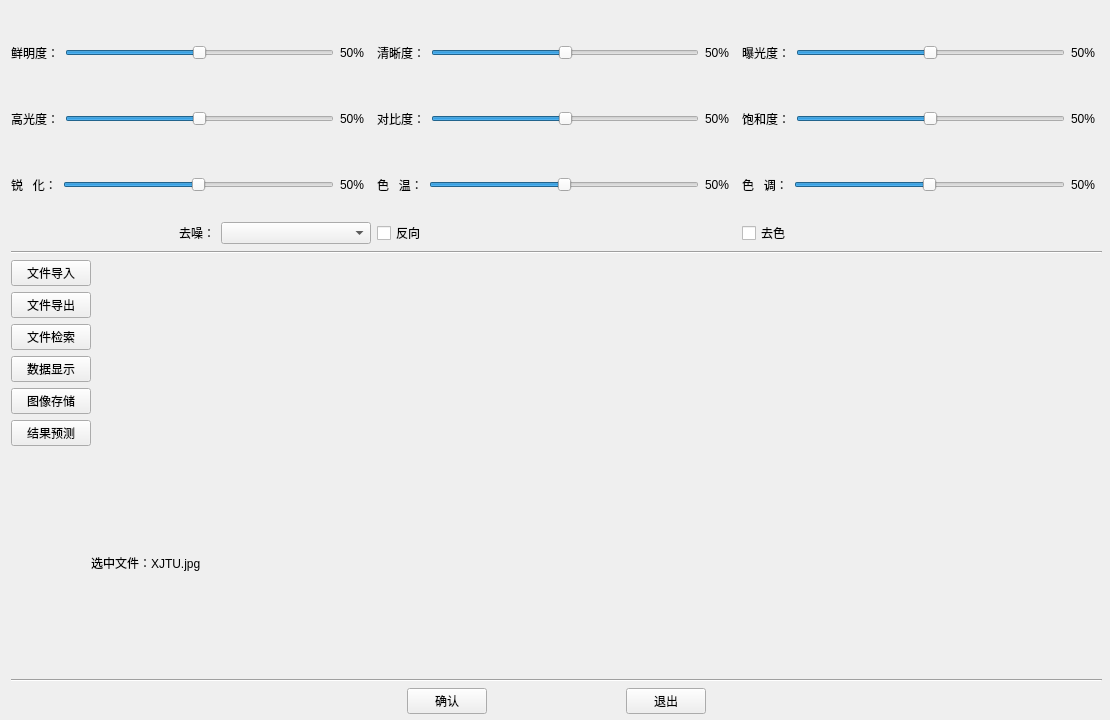
<?xml version="1.0" encoding="UTF-8"?>
<ui version="4.0">
 <class>first_page</class>
 <widget class="QWidget" name="first_page">
  <property name="geometry">
   <rect>
    <x>0</x>
    <y>0</y>
    <width>1110</width>
    <height>720</height>
   </rect>
  </property>
  <property name="windowTitle">
   <string>Form</string>
  </property>
  <widget class="QWidget" name="">
   <property name="geometry">
    <rect>
     <x>11</x>
     <y>23</y>
     <width>1091</width>
     <height>691</height>
    </rect>
   </property>
   <layout class="QVBoxLayout" name="verticalLayout">
    <item>
     <layout class="QGridLayout" name="gridLayout">
      <item row="0" column="0">
       <layout class="QHBoxLayout" name="m1_11">
        <item alignment="Qt::AlignLeft">
         <widget class="QLabel" name="bright_label">
          <property name="sizePolicy">
           <sizepolicy hsizetype="Expanding" vsizetype="Expanding">
            <horstretch>0</horstretch>
            <verstretch>0</verstretch>
           </sizepolicy>
          </property>
          <property name="text">
           <string>鲜明度：</string>
          </property>
         </widget>
        </item>
        <item>
         <widget class="QSlider" name="bright_slider">
          <property name="sizePolicy">
           <sizepolicy hsizetype="Expanding" vsizetype="Expanding">
            <horstretch>0</horstretch>
            <verstretch>0</verstretch>
           </sizepolicy>
          </property>
          <property name="maximum">
           <number>100</number>
          </property>
          <property name="value">
           <number>50</number>
          </property>
          <property name="orientation">
           <enum>Qt::Horizontal</enum>
          </property>
          <property name="tickPosition">
           <enum>QSlider::NoTicks</enum>
          </property>
          <property name="tickInterval">
           <number>1</number>
          </property>
         </widget>
        </item>
        <item>
         <widget class="QLabel" name="bright_per">
          <property name="text">
           <string>50%  </string>
          </property>
         </widget>
        </item>
       </layout>
      </item>
      <item row="0" column="1">
       <layout class="QHBoxLayout" name="m1_12">
        <item alignment="Qt::AlignLeft">
         <widget class="QLabel" name="clarity_label">
          <property name="sizePolicy">
           <sizepolicy hsizetype="Expanding" vsizetype="Expanding">
            <horstretch>0</horstretch>
            <verstretch>0</verstretch>
           </sizepolicy>
          </property>
          <property name="text">
           <string>清晰度：</string>
          </property>
         </widget>
        </item>
        <item>
         <widget class="QSlider" name="clarity_slider">
          <property name="sizePolicy">
           <sizepolicy hsizetype="Expanding" vsizetype="Expanding">
            <horstretch>0</horstretch>
            <verstretch>0</verstretch>
           </sizepolicy>
          </property>
          <property name="maximum">
           <number>100</number>
          </property>
          <property name="value">
           <number>50</number>
          </property>
          <property name="orientation">
           <enum>Qt::Horizontal</enum>
          </property>
         </widget>
        </item>
        <item>
         <widget class="QLabel" name="clarity_per">
          <property name="text">
           <string>50%  </string>
          </property>
         </widget>
        </item>
       </layout>
      </item>
      <item row="0" column="2">
       <layout class="QHBoxLayout" name="m1_13">
        <item alignment="Qt::AlignLeft">
         <widget class="QLabel" name="exposure_label">
          <property name="sizePolicy">
           <sizepolicy hsizetype="Expanding" vsizetype="Expanding">
            <horstretch>0</horstretch>
            <verstretch>0</verstretch>
           </sizepolicy>
          </property>
          <property name="text">
           <string>曝光度：</string>
          </property>
         </widget>
        </item>
        <item>
         <widget class="QSlider" name="exposure_slider">
          <property name="sizePolicy">
           <sizepolicy hsizetype="Expanding" vsizetype="Expanding">
            <horstretch>0</horstretch>
            <verstretch>0</verstretch>
           </sizepolicy>
          </property>
          <property name="minimum">
           <number>0</number>
          </property>
          <property name="maximum">
           <number>100</number>
          </property>
          <property name="value">
           <number>50</number>
          </property>
          <property name="orientation">
           <enum>Qt::Horizontal</enum>
          </property>
         </widget>
        </item>
        <item>
         <widget class="QLabel" name="exposure_per">
          <property name="text">
           <string>50%  </string>
          </property>
         </widget>
        </item>
       </layout>
      </item>
      <item row="1" column="0">
       <layout class="QHBoxLayout" name="m1_21">
        <item alignment="Qt::AlignLeft">
         <widget class="QLabel" name="highlight_label">
          <property name="sizePolicy">
           <sizepolicy hsizetype="Expanding" vsizetype="Expanding">
            <horstretch>0</horstretch>
            <verstretch>0</verstretch>
           </sizepolicy>
          </property>
          <property name="text">
           <string>高光度：</string>
          </property>
         </widget>
        </item>
        <item>
         <widget class="QSlider" name="highlight_slider">
          <property name="sizePolicy">
           <sizepolicy hsizetype="Expanding" vsizetype="Expanding">
            <horstretch>0</horstretch>
            <verstretch>0</verstretch>
           </sizepolicy>
          </property>
          <property name="maximum">
           <number>100</number>
          </property>
          <property name="value">
           <number>50</number>
          </property>
          <property name="orientation">
           <enum>Qt::Horizontal</enum>
          </property>
         </widget>
        </item>
        <item>
         <widget class="QLabel" name="highlight_per">
          <property name="text">
           <string>50%  </string>
          </property>
         </widget>
        </item>
       </layout>
      </item>
      <item row="1" column="1">
       <layout class="QHBoxLayout" name="m1_22">
        <item alignment="Qt::AlignLeft">
         <widget class="QLabel" name="contrast_label">
          <property name="sizePolicy">
           <sizepolicy hsizetype="Expanding" vsizetype="Expanding">
            <horstretch>0</horstretch>
            <verstretch>0</verstretch>
           </sizepolicy>
          </property>
          <property name="text">
           <string>对比度：</string>
          </property>
         </widget>
        </item>
        <item>
         <widget class="QSlider" name="contrast_slider">
          <property name="sizePolicy">
           <sizepolicy hsizetype="Expanding" vsizetype="Expanding">
            <horstretch>0</horstretch>
            <verstretch>0</verstretch>
           </sizepolicy>
          </property>
          <property name="maximum">
           <number>100</number>
          </property>
          <property name="value">
           <number>50</number>
          </property>
          <property name="orientation">
           <enum>Qt::Horizontal</enum>
          </property>
         </widget>
        </item>
        <item>
         <widget class="QLabel" name="contrast_per">
          <property name="text">
           <string>50%  </string>
          </property>
         </widget>
        </item>
       </layout>
      </item>
      <item row="1" column="2">
       <layout class="QHBoxLayout" name="m1_23">
        <item alignment="Qt::AlignLeft">
         <widget class="QLabel" name="saturation_label">
          <property name="sizePolicy">
           <sizepolicy hsizetype="Expanding" vsizetype="Expanding">
            <horstretch>0</horstretch>
            <verstretch>0</verstretch>
           </sizepolicy>
          </property>
          <property name="text">
           <string>饱和度：</string>
          </property>
         </widget>
        </item>
        <item>
         <widget class="QSlider" name="saturation_slider">
          <property name="sizePolicy">
           <sizepolicy hsizetype="Expanding" vsizetype="Expanding">
            <horstretch>0</horstretch>
            <verstretch>0</verstretch>
           </sizepolicy>
          </property>
          <property name="maximum">
           <number>100</number>
          </property>
          <property name="value">
           <number>50</number>
          </property>
          <property name="orientation">
           <enum>Qt::Horizontal</enum>
          </property>
         </widget>
        </item>
        <item>
         <widget class="QLabel" name="saturation_per">
          <property name="text">
           <string>50%  </string>
          </property>
         </widget>
        </item>
       </layout>
      </item>
      <item row="2" column="0">
       <layout class="QHBoxLayout" name="m1_31">
        <item alignment="Qt::AlignLeft">
         <widget class="QLabel" name="sharpness_label">
          <property name="sizePolicy">
           <sizepolicy hsizetype="Expanding" vsizetype="Expanding">
            <horstretch>0</horstretch>
            <verstretch>0</verstretch>
           </sizepolicy>
          </property>
          <property name="text">
           <string>锐   化：</string>
          </property>
         </widget>
        </item>
        <item>
         <widget class="QSlider" name="sharpness_slider">
          <property name="sizePolicy">
           <sizepolicy hsizetype="Expanding" vsizetype="Expanding">
            <horstretch>0</horstretch>
            <verstretch>0</verstretch>
           </sizepolicy>
          </property>
          <property name="maximum">
           <number>100</number>
          </property>
          <property name="value">
           <number>50</number>
          </property>
          <property name="orientation">
           <enum>Qt::Horizontal</enum>
          </property>
         </widget>
        </item>
        <item>
         <widget class="QLabel" name="sharpness_per">
          <property name="text">
           <string>50%  </string>
          </property>
         </widget>
        </item>
       </layout>
      </item>
      <item row="2" column="1">
       <layout class="QHBoxLayout" name="m1_32">
        <item alignment="Qt::AlignLeft">
         <widget class="QLabel" name="temperature_label">
          <property name="sizePolicy">
           <sizepolicy hsizetype="Expanding" vsizetype="Expanding">
            <horstretch>0</horstretch>
            <verstretch>0</verstretch>
           </sizepolicy>
          </property>
          <property name="text">
           <string>色   温：</string>
          </property>
         </widget>
        </item>
        <item>
         <widget class="QSlider" name="temperature_slider">
          <property name="sizePolicy">
           <sizepolicy hsizetype="Expanding" vsizetype="Expanding">
            <horstretch>0</horstretch>
            <verstretch>0</verstretch>
           </sizepolicy>
          </property>
          <property name="maximum">
           <number>100</number>
          </property>
          <property name="value">
           <number>50</number>
          </property>
          <property name="orientation">
           <enum>Qt::Horizontal</enum>
          </property>
         </widget>
        </item>
        <item>
         <widget class="QLabel" name="temperature_per">
          <property name="text">
           <string>50%  </string>
          </property>
         </widget>
        </item>
       </layout>
      </item>
      <item row="2" column="2">
       <layout class="QHBoxLayout" name="m1_33">
        <item alignment="Qt::AlignLeft">
         <widget class="QLabel" name="hue_label">
          <property name="sizePolicy">
           <sizepolicy hsizetype="Expanding" vsizetype="Expanding">
            <horstretch>0</horstretch>
            <verstretch>0</verstretch>
           </sizepolicy>
          </property>
          <property name="text">
           <string>色   调：</string>
          </property>
         </widget>
        </item>
        <item>
         <widget class="QSlider" name="hue_slider">
          <property name="sizePolicy">
           <sizepolicy hsizetype="Expanding" vsizetype="Expanding">
            <horstretch>0</horstretch>
            <verstretch>0</verstretch>
           </sizepolicy>
          </property>
          <property name="maximum">
           <number>100</number>
          </property>
          <property name="value">
           <number>50</number>
          </property>
          <property name="orientation">
           <enum>Qt::Horizontal</enum>
          </property>
         </widget>
        </item>
        <item>
         <widget class="QLabel" name="hue_per">
          <property name="text">
           <string>50%  </string>
          </property>
         </widget>
        </item>
       </layout>
      </item>
      <item row="3" column="0">
       <layout class="QHBoxLayout" name="horizontalLayout" stretch="3,7">
        <item alignment="Qt::AlignRight">
         <widget class="QLabel" name="m1_41">
          <property name="text">
           <string>去噪：</string>
          </property>
         </widget>
        </item>
        <item>
         <widget class="QComboBox" name="m1_42">
          <property name="maximumSize">
           <size>
            <width>150</width>
            <height>16777215</height>
           </size>
          </property>
          <property name="placeholderText">
           <string/>
          </property>
          <property name="modelColumn">
           <number>4</number>
          </property>
         </widget>
        </item>
       </layout>
      </item>
      <item row="3" column="1">
       <widget class="QCheckBox" name="reverse">
        <property name="text">
         <string>反向</string>
        </property>
       </widget>
      </item>
      <item row="3" column="2">
       <widget class="QCheckBox" name="checkBox_2">
        <property name="text">
         <string>去色</string>
        </property>
       </widget>
      </item>
     </layout>
    </item>
    <item>
     <widget class="Line" name="line">
      <property name="orientation">
       <enum>Qt::Horizontal</enum>
      </property>
     </widget>
    </item>
    <item>
     <layout class="QHBoxLayout" name="module2" stretch="0,9">
      <item>
       <layout class="QVBoxLayout" name="module2_1">
        <item>
         <widget class="QPushButton" name="bn_import">
          <property name="sizePolicy">
           <sizepolicy hsizetype="Fixed" vsizetype="Fixed">
            <horstretch>0</horstretch>
            <verstretch>0</verstretch>
           </sizepolicy>
          </property>
          <property name="cursor">
           <cursorShape>PointingHandCursor</cursorShape>
          </property>
          <property name="text">
           <string>文件导入</string>
          </property>
         </widget>
        </item>
        <item>
         <widget class="QPushButton" name="bn_export">
          <property name="sizePolicy">
           <sizepolicy hsizetype="Fixed" vsizetype="Fixed">
            <horstretch>0</horstretch>
            <verstretch>0</verstretch>
           </sizepolicy>
          </property>
          <property name="text">
           <string>文件导出</string>
          </property>
         </widget>
        </item>
        <item>
         <widget class="QPushButton" name="bn_search">
          <property name="sizePolicy">
           <sizepolicy hsizetype="Fixed" vsizetype="Fixed">
            <horstretch>0</horstretch>
            <verstretch>0</verstretch>
           </sizepolicy>
          </property>
          <property name="text">
           <string>文件检索</string>
          </property>
         </widget>
        </item>
        <item>
         <widget class="QPushButton" name="bn_show">
          <property name="sizePolicy">
           <sizepolicy hsizetype="Fixed" vsizetype="Fixed">
            <horstretch>0</horstretch>
            <verstretch>0</verstretch>
           </sizepolicy>
          </property>
          <property name="text">
           <string>数据显示</string>
          </property>
         </widget>
        </item>
        <item>
         <widget class="QPushButton" name="bn_save">
          <property name="sizePolicy">
           <sizepolicy hsizetype="Fixed" vsizetype="Fixed">
            <horstretch>0</horstretch>
            <verstretch>0</verstretch>
           </sizepolicy>
          </property>
          <property name="text">
           <string>图像存储</string>
          </property>
         </widget>
        </item>
        <item>
         <widget class="QPushButton" name="bn_predict">
          <property name="sizePolicy">
           <sizepolicy hsizetype="Fixed" vsizetype="Fixed">
            <horstretch>0</horstretch>
            <verstretch>0</verstretch>
           </sizepolicy>
          </property>
          <property name="text">
           <string>结果预测</string>
          </property>
         </widget>
        </item>
       </layout>
      </item>
      <item>
       <widget class="QLabel" name="main_img">
        <property name="text">
         <string/>
        </property>
        <property name="pixmap">
         <pixmap>C:/Users/Never/Desktop/XJTU.jpg</pixmap>
        </property>
        <property name="scaledContents">
         <bool>true</bool>
        </property>
       </widget>
      </item>
     </layout>
    </item>
    <item>
     <layout class="QHBoxLayout" name="module3" stretch="0,9">
      <item>
       <spacer name="module3_1">
        <property name="orientation">
         <enum>Qt::Horizontal</enum>
        </property>
        <property name="sizeHint" stdset="0">
         <size>
          <width>80</width>
          <height>20</height>
         </size>
        </property>
       </spacer>
      </item>
      <item>
       <widget class="QLabel" name="module3_2">
        <property name="sizePolicy">
         <sizepolicy hsizetype="Expanding" vsizetype="Expanding">
          <horstretch>0</horstretch>
          <verstretch>0</verstretch>
         </sizepolicy>
        </property>
        <property name="text">
         <string>选中文件：XJTU.jpg</string>
        </property>
       </widget>
      </item>
     </layout>
    </item>
    <item>
     <widget class="Line" name="line_2">
      <property name="orientation">
       <enum>Qt::Horizontal</enum>
      </property>
     </widget>
    </item>
    <item>
     <layout class="QHBoxLayout" name="module4" stretch="3,2,1,2,3">
      <property name="spacing">
       <number>6</number>
      </property>
      <property name="sizeConstraint">
       <enum>QLayout::SetDefaultConstraint</enum>
      </property>
      <item>
       <spacer name="spacer_1">
        <property name="orientation">
         <enum>Qt::Horizontal</enum>
        </property>
        <property name="sizeHint" stdset="0">
         <size>
          <width>40</width>
          <height>20</height>
         </size>
        </property>
       </spacer>
      </item>
      <item>
       <widget class="QPushButton" name="bn_confirm">
        <property name="sizePolicy">
         <sizepolicy hsizetype="Fixed" vsizetype="Fixed">
          <horstretch>0</horstretch>
          <verstretch>0</verstretch>
         </sizepolicy>
        </property>
        <property name="text">
         <string>确认</string>
        </property>
       </widget>
      </item>
      <item>
       <spacer name="spacer_2">
        <property name="orientation">
         <enum>Qt::Horizontal</enum>
        </property>
        <property name="sizeHint" stdset="0">
         <size>
          <width>40</width>
          <height>20</height>
         </size>
        </property>
       </spacer>
      </item>
      <item>
       <widget class="QPushButton" name="bn_cancel">
        <property name="sizePolicy">
         <sizepolicy hsizetype="Fixed" vsizetype="Fixed">
          <horstretch>0</horstretch>
          <verstretch>0</verstretch>
         </sizepolicy>
        </property>
        <property name="text">
         <string>退出</string>
        </property>
       </widget>
      </item>
      <item>
       <spacer name="spacer_3">
        <property name="orientation">
         <enum>Qt::Horizontal</enum>
        </property>
        <property name="sizeHint" stdset="0">
         <size>
          <width>40</width>
          <height>20</height>
         </size>
        </property>
       </spacer>
      </item>
     </layout>
    </item>
   </layout>
  </widget>
 </widget>
 <resources/>
 <connections/>
</ui>
